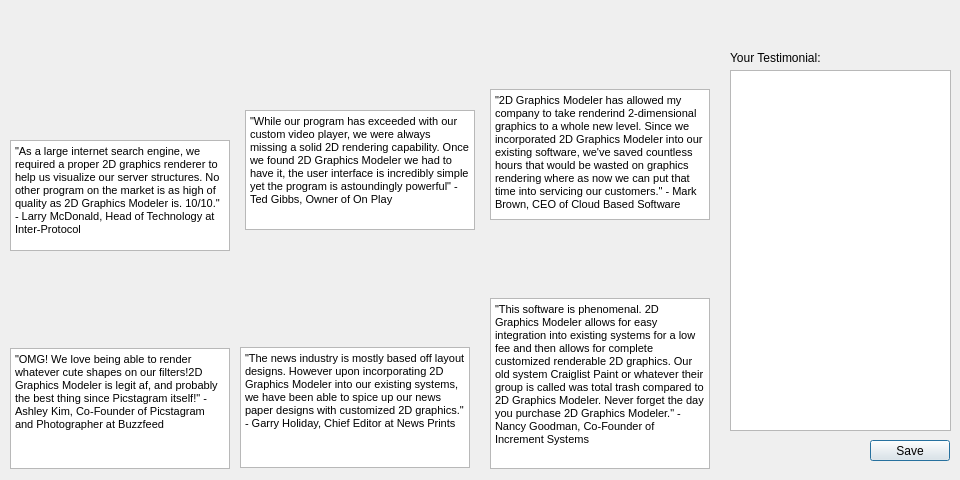
<?xml version="1.0" encoding="UTF-8"?>
<ui version="4.0">
 <class>Testimonials</class>
 <widget class="QDialog" name="Testimonials">
  <property name="geometry">
   <rect>
    <x>0</x>
    <y>0</y>
    <width>960</width>
    <height>480</height>
   </rect>
  </property>
  <property name="windowTitle">
   <string>Dialog</string>
  </property>
  <widget class="QTextBrowser" name="textInterProtocol">
   <property name="geometry">
    <rect>
     <x>10</x>
     <y>140</y>
     <width>220</width>
     <height>111</height>
    </rect>
   </property>
   <property name="html">
    <string>&lt;!DOCTYPE HTML PUBLIC &quot;-//W3C//DTD HTML 4.0//EN&quot; &quot;http://www.w3.org/TR/REC-html40/strict.dtd&quot;&gt;
&lt;html&gt;&lt;head&gt;&lt;meta name=&quot;qrichtext&quot; content=&quot;1&quot; /&gt;&lt;style type=&quot;text/css&quot;&gt;
p, li { white-space: pre-wrap; }
&lt;/style&gt;&lt;/head&gt;&lt;body style=&quot; font-family:'MS Shell Dlg 2'; font-size:8.25pt; font-weight:400; font-style:normal;&quot;&gt;
&lt;p style=&quot; margin-top:0px; margin-bottom:0px; margin-left:0px; margin-right:0px; -qt-block-indent:0; text-indent:0px;&quot;&gt;&amp;quot;As a large internet search engine, we required a proper 2D graphics renderer to help us visualize our server structures. No other program on the market is as high of quality as 2D Graphics Modeler is. 10/10.&amp;quot; - Larry McDonald, Head of Technology at Inter-Protocol&lt;/p&gt;&lt;/body&gt;&lt;/html&gt;</string>
   </property>
  </widget>
  <widget class="QTextBrowser" name="textIncrementSystems">
   <property name="geometry">
    <rect>
     <x>490</x>
     <y>298</y>
     <width>220</width>
     <height>171</height>
    </rect>
   </property>
   <property name="html">
    <string>&lt;!DOCTYPE HTML PUBLIC &quot;-//W3C//DTD HTML 4.0//EN&quot; &quot;http://www.w3.org/TR/REC-html40/strict.dtd&quot;&gt;
&lt;html&gt;&lt;head&gt;&lt;meta name=&quot;qrichtext&quot; content=&quot;1&quot; /&gt;&lt;style type=&quot;text/css&quot;&gt;
p, li { white-space: pre-wrap; }
&lt;/style&gt;&lt;/head&gt;&lt;body style=&quot; font-family:'MS Shell Dlg 2'; font-size:8.25pt; font-weight:400; font-style:normal;&quot;&gt;
&lt;p style=&quot; margin-top:0px; margin-bottom:0px; margin-left:0px; margin-right:0px; -qt-block-indent:0; text-indent:0px;&quot;&gt;&amp;quot;This software is phenomenal. 2D Graphics Modeler allows for easy integration into existing systems for a low fee and then allows for complete customized renderable 2D graphics. Our old system Craiglist Paint or whatever their group is called was total trash compared to 2D Graphics Modeler. Never forget the day you purchase 2D Graphics Modeler.&amp;quot; - Nancy Goodman, Co-Founder of Increment Systems&lt;/p&gt;&lt;/body&gt;&lt;/html&gt;</string>
   </property>
  </widget>
  <widget class="QTextBrowser" name="textPicstagram">
   <property name="geometry">
    <rect>
     <x>10</x>
     <y>348</y>
     <width>220</width>
     <height>121</height>
    </rect>
   </property>
   <property name="html">
    <string>&lt;!DOCTYPE HTML PUBLIC &quot;-//W3C//DTD HTML 4.0//EN&quot; &quot;http://www.w3.org/TR/REC-html40/strict.dtd&quot;&gt;
&lt;html&gt;&lt;head&gt;&lt;meta name=&quot;qrichtext&quot; content=&quot;1&quot; /&gt;&lt;style type=&quot;text/css&quot;&gt;
p, li { white-space: pre-wrap; }
&lt;/style&gt;&lt;/head&gt;&lt;body style=&quot; font-family:'MS Shell Dlg 2'; font-size:8.25pt; font-weight:400; font-style:normal;&quot;&gt;
&lt;p style=&quot; margin-top:0px; margin-bottom:0px; margin-left:0px; margin-right:0px; -qt-block-indent:0; text-indent:0px;&quot;&gt;&amp;quot;OMG! We love being able to render whatever cute shapes on our filters!2D Graphics Modeler is legit af, and probably the best thing since Picstagram itself!&amp;quot; - Ashley Kim, Co-Founder of Picstagram and Photographer at Buzzfeed&lt;/p&gt;&lt;/body&gt;&lt;/html&gt;</string>
   </property>
  </widget>
  <widget class="QTextBrowser" name="textCloudBasedSoftware">
   <property name="geometry">
    <rect>
     <x>490</x>
     <y>89</y>
     <width>220</width>
     <height>131</height>
    </rect>
   </property>
   <property name="html">
    <string>&lt;!DOCTYPE HTML PUBLIC &quot;-//W3C//DTD HTML 4.0//EN&quot; &quot;http://www.w3.org/TR/REC-html40/strict.dtd&quot;&gt;
&lt;html&gt;&lt;head&gt;&lt;meta name=&quot;qrichtext&quot; content=&quot;1&quot; /&gt;&lt;style type=&quot;text/css&quot;&gt;
p, li { white-space: pre-wrap; }
&lt;/style&gt;&lt;/head&gt;&lt;body style=&quot; font-family:'MS Shell Dlg 2'; font-size:8.25pt; font-weight:400; font-style:normal;&quot;&gt;
&lt;p style=&quot; margin-top:0px; margin-bottom:0px; margin-left:0px; margin-right:0px; -qt-block-indent:0; text-indent:0px;&quot;&gt;&lt;span style=&quot; color:#000000;&quot;&gt;&amp;quot;2D Graphics Modeler has allowed my company to take renderind 2-dimensional graphics to a whole new level. Since we incorporated 2D Graphics Modeler into our existing software, we've saved countless hours that would be wasted on graphics rendering where as now we can put that time into servicing our customers.&amp;quot; - Mark Brown, CEO of Cloud Based Software&lt;/span&gt;&lt;/p&gt;&lt;/body&gt;&lt;/html&gt;</string>
   </property>
  </widget>
  <widget class="QTextBrowser" name="textNewsPrints">
   <property name="geometry">
    <rect>
     <x>240</x>
     <y>347</y>
     <width>230</width>
     <height>121</height>
    </rect>
   </property>
   <property name="html">
    <string>&lt;!DOCTYPE HTML PUBLIC &quot;-//W3C//DTD HTML 4.0//EN&quot; &quot;http://www.w3.org/TR/REC-html40/strict.dtd&quot;&gt;
&lt;html&gt;&lt;head&gt;&lt;meta name=&quot;qrichtext&quot; content=&quot;1&quot; /&gt;&lt;style type=&quot;text/css&quot;&gt;
p, li { white-space: pre-wrap; }
&lt;/style&gt;&lt;/head&gt;&lt;body style=&quot; font-family:'MS Shell Dlg 2'; font-size:8.25pt; font-weight:400; font-style:normal;&quot;&gt;
&lt;p style=&quot; margin-top:0px; margin-bottom:0px; margin-left:0px; margin-right:0px; -qt-block-indent:0; text-indent:0px;&quot;&gt;&amp;quot;The news industry is mostly based off layout designs. However upon incorporating 2D Graphics Modeler into our existing systems, we have been able to spice up our news paper designs with customized 2D graphics.&amp;quot; - Garry Holiday, Chief Editor at News Prints&lt;/p&gt;&lt;/body&gt;&lt;/html&gt;</string>
   </property>
  </widget>
  <widget class="QTextBrowser" name="textOnPlay">
   <property name="geometry">
    <rect>
     <x>245</x>
     <y>110</y>
     <width>230</width>
     <height>120</height>
    </rect>
   </property>
   <property name="html">
    <string>&lt;!DOCTYPE HTML PUBLIC &quot;-//W3C//DTD HTML 4.0//EN&quot; &quot;http://www.w3.org/TR/REC-html40/strict.dtd&quot;&gt;
&lt;html&gt;&lt;head&gt;&lt;meta name=&quot;qrichtext&quot; content=&quot;1&quot; /&gt;&lt;style type=&quot;text/css&quot;&gt;
p, li { white-space: pre-wrap; }
&lt;/style&gt;&lt;/head&gt;&lt;body style=&quot; font-family:'MS Shell Dlg 2'; font-size:8.25pt; font-weight:400; font-style:normal;&quot;&gt;
&lt;p style=&quot; margin-top:0px; margin-bottom:0px; margin-left:0px; margin-right:0px; -qt-block-indent:0; text-indent:0px;&quot;&gt;&amp;quot;While our program has exceeded with our custom video player, we were always missing a solid 2D rendering capability. Once we found 2D Graphics Modeler we had to have it, the user interface is incredibly simple yet the program is astoundingly powerful&amp;quot; - Ted Gibbs, Owner of On Play&lt;/p&gt;&lt;/body&gt;&lt;/html&gt;</string>
   </property>
  </widget>
  <widget class="QLabel" name="OnPlay">
   <property name="geometry">
    <rect>
     <x>300</x>
     <y>10</y>
     <width>121</width>
     <height>101</height>
    </rect>
   </property>
   <property name="text">
    <string>&lt;html&gt;&lt;head/&gt;&lt;body&gt;&lt;p&gt;&lt;img src=&quot;:/Images/On Play.png&quot;/&gt;&lt;/p&gt;&lt;/body&gt;&lt;/html&gt;</string>
   </property>
  </widget>
  <widget class="QLabel" name="InterProtocol">
   <property name="geometry">
    <rect>
     <x>20</x>
     <y>20</y>
     <width>191</width>
     <height>111</height>
    </rect>
   </property>
   <property name="text">
    <string>&lt;html&gt;&lt;head/&gt;&lt;body&gt;&lt;p&gt;&lt;img src=&quot;:/Images/Inter-Protocol.png&quot;/&gt;&lt;/p&gt;&lt;/body&gt;&lt;/html&gt;</string>
   </property>
  </widget>
  <widget class="QLabel" name="CloudBasedSoftware">
   <property name="geometry">
    <rect>
     <x>550</x>
     <y>-20</y>
     <width>181</width>
     <height>131</height>
    </rect>
   </property>
   <property name="text">
    <string>&lt;html&gt;&lt;head/&gt;&lt;body&gt;&lt;p&gt;&lt;img src=&quot;:/Images/Cloud Based Software.png&quot;/&gt;&lt;/p&gt;&lt;/body&gt;&lt;/html&gt;</string>
   </property>
  </widget>
  <widget class="QLabel" name="Picstagram">
   <property name="geometry">
    <rect>
     <x>70</x>
     <y>240</y>
     <width>101</width>
     <height>111</height>
    </rect>
   </property>
   <property name="text">
    <string>&lt;html&gt;&lt;head/&gt;&lt;body&gt;&lt;p&gt;&lt;img src=&quot;:/Images/Picstagram.png&quot;/&gt;&lt;/p&gt;&lt;/body&gt;&lt;/html&gt;</string>
   </property>
  </widget>
  <widget class="QLabel" name="IncrementSystems">
   <property name="geometry">
    <rect>
     <x>520</x>
     <y>200</y>
     <width>151</width>
     <height>91</height>
    </rect>
   </property>
   <property name="text">
    <string>&lt;html&gt;&lt;head/&gt;&lt;body&gt;&lt;p&gt;&lt;img src=&quot;:/Images/Increment Systems.png&quot;/&gt;&lt;/p&gt;&lt;/body&gt;&lt;/html&gt;</string>
   </property>
  </widget>
  <widget class="QLabel" name="NewsPrints">
   <property name="geometry">
    <rect>
     <x>300</x>
     <y>230</y>
     <width>101</width>
     <height>111</height>
    </rect>
   </property>
   <property name="text">
    <string>&lt;html&gt;&lt;head/&gt;&lt;body&gt;&lt;p&gt;&lt;img src=&quot;:/Images/News Prints.png&quot;/&gt;&lt;/p&gt;&lt;/body&gt;&lt;/html&gt;</string>
   </property>
  </widget>
  <widget class="QLabel" name="GuestTestimonial">
   <property name="geometry">
    <rect>
     <x>730</x>
     <y>50</y>
     <width>141</width>
     <height>16</height>
    </rect>
   </property>
   <property name="text">
    <string>Your Testimonial:</string>
   </property>
  </widget>
  <widget class="QPushButton" name="pushButton">
   <property name="geometry">
    <rect>
     <x>870</x>
     <y>440</y>
     <width>80</width>
     <height>21</height>
    </rect>
   </property>
   <property name="text">
    <string>Save</string>
   </property>
  </widget>
  <widget class="QTextEdit" name="TestimonialInput">
   <property name="geometry">
    <rect>
     <x>730</x>
     <y>70</y>
     <width>221</width>
     <height>361</height>
    </rect>
   </property>
  </widget>
 </widget>
 <resources/>
 <connections/>
</ui>
